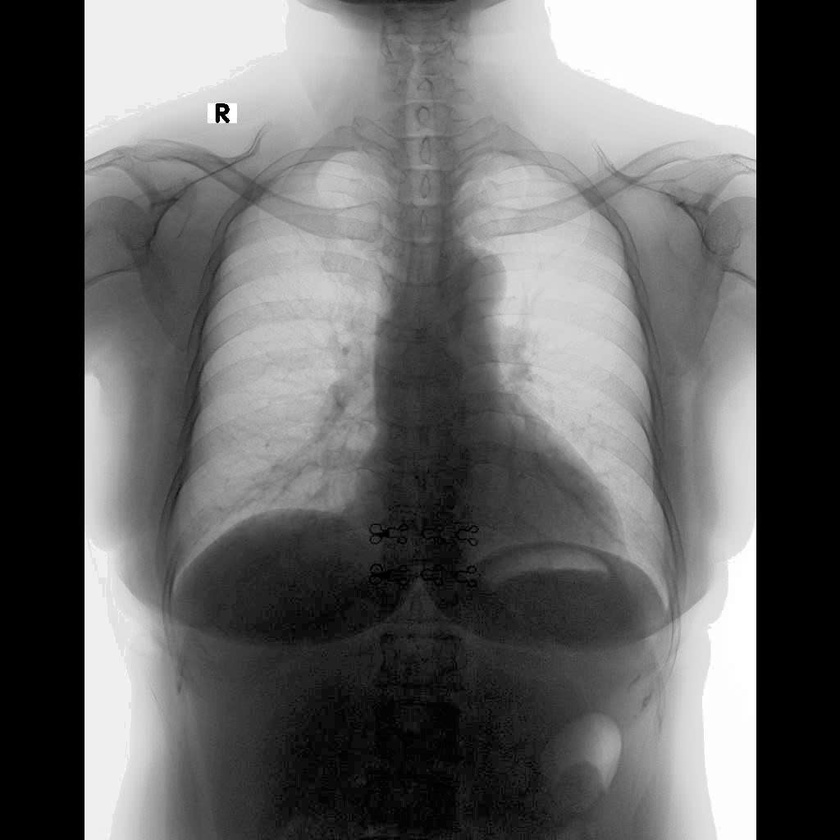
#> input picture final/image.jpg, 840 x 840 px, shrunk from 1024 x 1024 before the run
$ python de2.py
#> lines starting #> are read from the running program, lines starting #| are printed output that depends on the picture
import numpy as np
import matplotlib.pyplot as plt
from PIL import Image


def them_nhieu_muoi_tieu(image, prob=0.05):
    output = np.copy(image)
    noise_matrix = np.random.random(image.shape)
    output[noise_matrix < (prob / 2)] = 255
    output[noise_matrix > (1 - prob / 2)] = 0

    return output


def pad_anh_thu_cong(image, pad_width=1):
    h, w = image.shape
    padded_h = h + 2 * pad_width
    padded_w = w + 2 * pad_width
    padded_img = np.zeros((padded_h, padded_w), dtype=int)
    padded_img[pad_width : pad_width + h, pad_width : pad_width + w] = image

    return padded_img


def loc_trung_vi_3x3(image):
    h, w = image.shape
    output = np.zeros((h, w), dtype=np.uint8)
    padded = pad_anh_thu_cong(image, pad_width=1)

    for i in range(h):
        for j in range(w):
            region = padded[i : i + 3, j : j + 3]
            sorted_region = np.sort(region.flatten())
            median_val = sorted_region[4]
            output[i, j] = median_val

    return output


def main():
    img = Image.open("image.jpg").convert("L")
    img_arr = np.array(img)

    noisy_img_arr = them_nhieu_muoi_tieu(img_arr, prob=0.08)  # 8%
#> in them_nhieu_muoi_tieu, `output[noise_matrix > (1 - prob / 2)] = 0`:
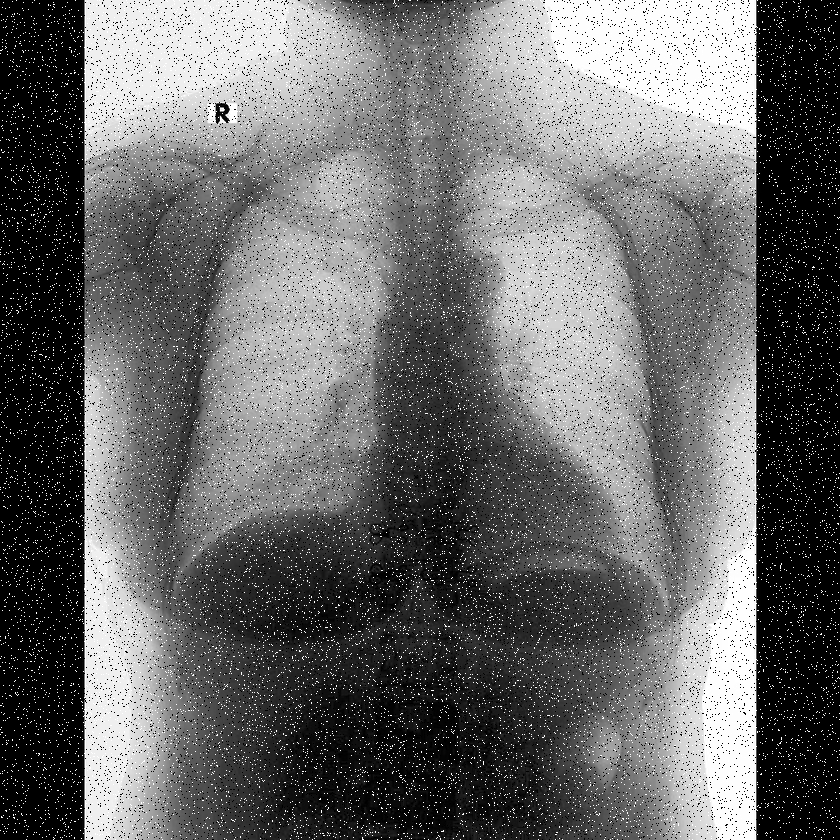
#> output: shape (840, 840); min 0, max 255, mean 105.1

    denoised_img_arr = loc_trung_vi_3x3(noisy_img_arr)
#> in pad_anh_thu_cong, `padded_img[pad_width : pad_width + h, pad_width : pad_width + w] = image`:
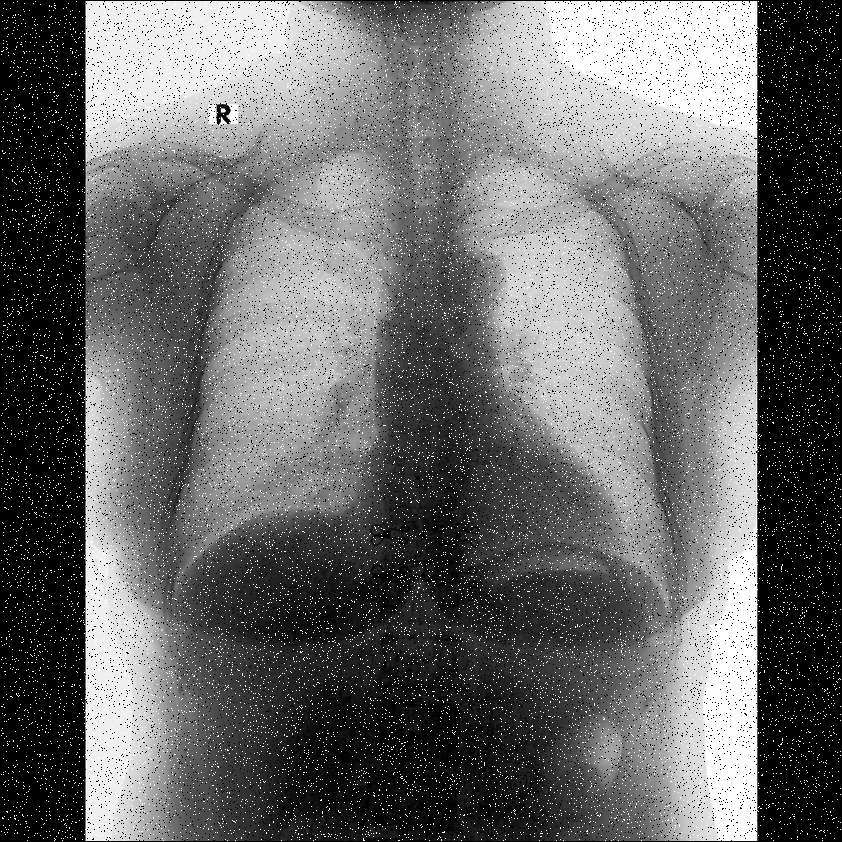
#> padded_img: shape (842, 842) int64; min 0, max 255, mean 104.6

    fig, axes = plt.subplots(1, 3, figsize=(15, 5))

    titles = ["Ảnh Gốc", "Ảnh Nhiễu (Salt & Pepper)", "Ảnh Đã Lọc Trung Vị"]
    images = [img_arr, noisy_img_arr, denoised_img_arr]

    for ax, img_data, title in zip(axes, images, titles):
        ax.imshow(img_data, cmap="gray", vmin=0, vmax=255)
        ax.set_title(title)
        ax.axis("off")
#> this loop made 3 passes
#> title on passes 1 to 3: 'Ảnh Gốc', 'Ảnh Nhiễu (Salt & Pepper)', 'Ảnh Đã Lọc Trung Vị'

    plt.tight_layout()
    plt.show()
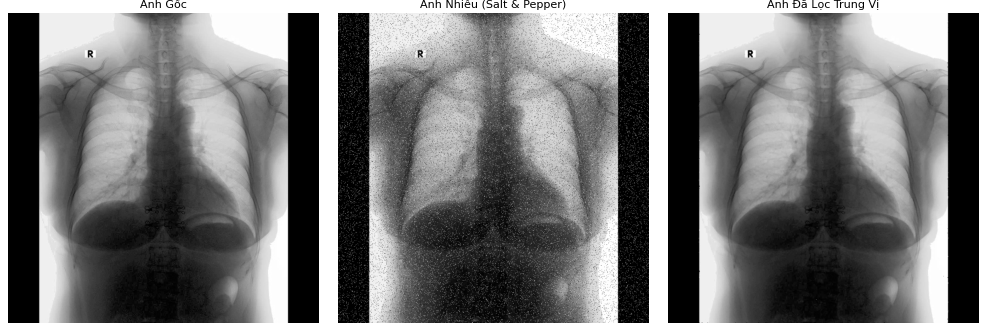
#> figure drawn by matplotlib, 3 panels


if __name__ == "__main__":
    main()
